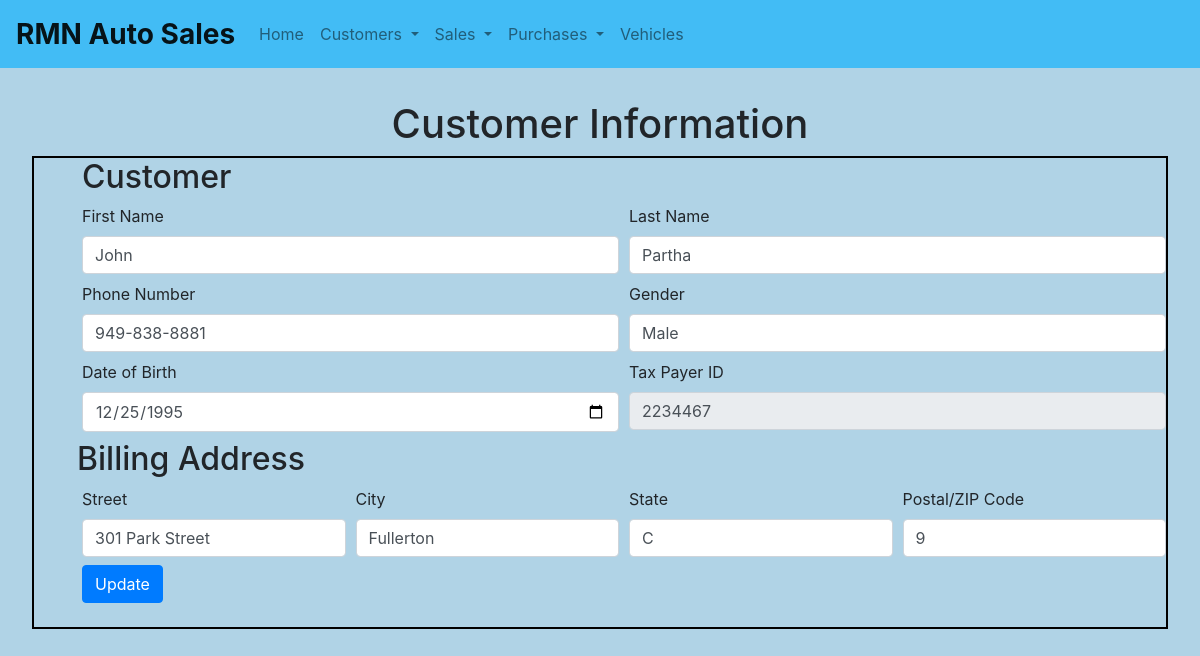
Before: /view_customer.php?taxid=2234467 with the older database file.
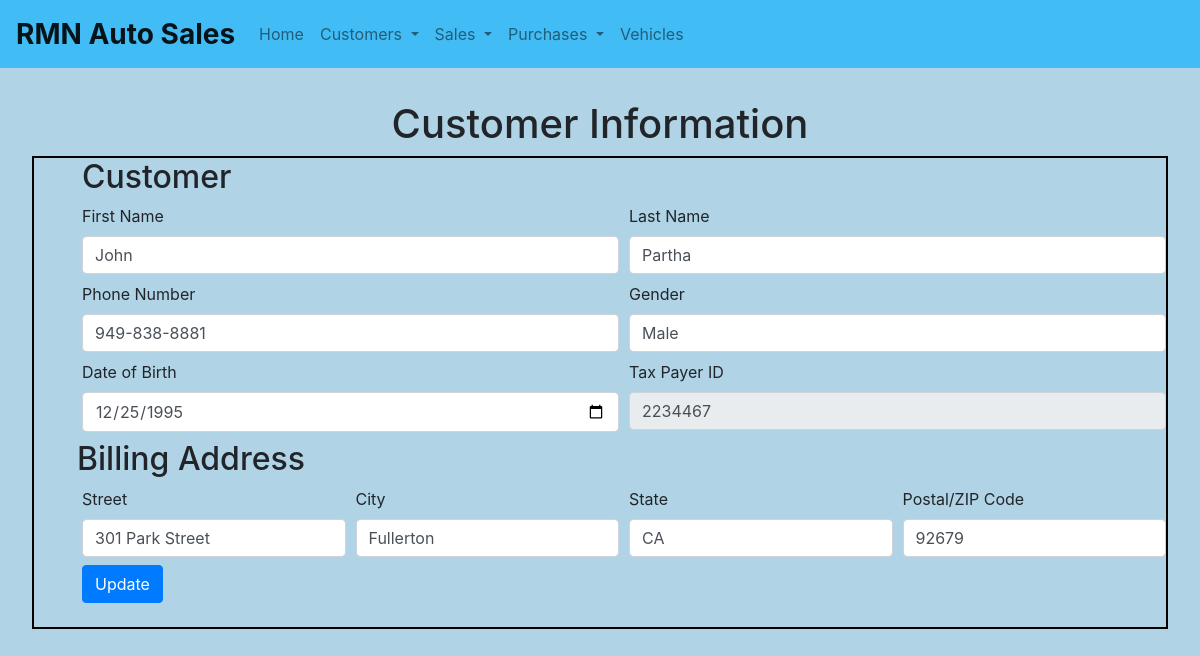
After: the same page with the newer database file.
### tables this page shows
CREATE TABLE `Customer` (
  `tax_id` int PRIMARY KEY,
  `first_name` varchar(255),
  `last_name` varchar(255),
  `phone_number` varchar(255),
  `gender` varchar(255),
  `dob` datetime
);

CREATE TABLE `Customer_Location` (
  `tax_id` int,
  `location_id` int
);

CREATE TABLE `Location` (
  `location_id` int PRIMARY KEY AUTO_INCREMENT,
  `address` varchar(255),
  `city` varchar(255),
  `state` varchar(2),
  `ZIP` varchar(10)
);

### view_customer.php (the view, shortened to what this page needs)
<?php
    require_once 'header.php';
    $method = $_SERVER['REQUEST_METHOD'];
    if ($method == "GET")
    {
        $tax_id = $_GET['taxid'];
        $statement = $db->prepare("SELECT * FROM Customer WHERE Customer.tax_id = ?");
        $statement->bindParam(1, $tax_id, PDO::PARAM_INT);
        $result_set = $statement->execute();
        $customer = $statement->fetchAll(PDO::FETCH_ASSOC);
        $customer = $customer[0];
        $customer['dob'] = date('Y-m-d', strtotime($customer['dob']));
?>
<h1>Customer Information</h1>
<form action='view_customer.php' method='post' style="padding-left: 3em;">
    <div class="form-row">
        <div class="col">
            <h2>Customer</h2>
        </div>
    </div>
    <div class='form-row'>
        <div class='col'>
            <label for="firstName">First Name</label>
            <input type="text" class="form-control" name="firstName" id="firstName" value="<?php echo $customer['first_name']; ?>" required>
        </div>
        <div class='col'>
            <label for="lastName">Last Name</label>
            <input type="text" class="form-control" name="lastName" id="lastName" value="<?php echo $customer['last_name']; ?>" required>
        </div>
    </div>
    <div class='form-row'>
        <div class='col'>
            <label for="phoneNumber">Phone Number</label>
            <input type="tel" class="form-control" name="phoneNumber" id="phoneNumber" value="<?php echo $customer['phone_number']; ?>" required>
        </div>
        <div class='col'>
            <label for="gender">Gender</label>
            <input type="tel" class="form-control" name="gender" id="gender" value="<?php echo $customer['gender']; ?>" required>
        </div>
    </div>
    <div class='form-row'>
        <div class='col'>
            <label for="dateOfBirth">Date of Birth</label>
            <input type="date" class="form-control" name="dateOfBirth" id="dateOfBirth" value="<?php echo $customer['dob']; ?>" required>
        </div>
        <div class='col'>
            <label for="taxPayerID">Tax Payer ID</label>
            <input type="text" class="form-control" name="taxPayerID" id="taxPayerID" value="<?php echo $customer['tax_id']; ?>" readonly>
        </div>
    </div>
    <div class="form-row">
        <h2>Billing Address</h2>
    </div>
    <?php
        $statement = $db->prepare("SELECT * FROM Customer_Location AS cl LEFT JOIN Location AS l ON cl.location_id = l.location_id WHERE cl.tax_id = ?;");
        $statement->bindParam(1, $tax_id, PDO::PARAM_INT);
        $result_set = $statement->execute();
        $results = $statement->fetchAll(PDO::FETCH_ASSOC);
        $location = $results[0];
    ?>
    <div class="form-row">
        <div class="col">
            <label for="street">Street</label>
            <input type="text" class="form-control" name="street" id="street" value="<?php echo $location['address'] ?>" required>
        </div>
        <div class="col">
            <label for="city">City</label>
            <input type="text" class="form-control" name="city" id="city" value="<?php echo $location['city'] ?>" required>
        </div>
        <div class="col">
            <label for="state">State</label>
            <input type="text" class="form-control" name="state" id="state" value="<?php echo $location['state'] ?>" required>
        </div>
        <div class="col">
            <label for="zip">Postal/ZIP Code</label>
            <input type="text" class="form-control" name="zip" id="zip" value="<?php echo $location['ZIP'] ?>" required>
        </div>
    </div>
    <div class="form-row">
        <div class="col">
            <button type="submit" class="btn btn-primary">Update</button>
        </div>
    </div>
</form>
<?php
    }
    require_once 'footer.php';
?>

### header.php (shortened to what this page needs)
<!DOCTYPE html>
<html>
<head>
    <link rel='stylesheet' type='text/css' href='style.css' />
    <link rel="stylesheet" href="https://maxcdn.bootstrapcdn.com/bootstrap/4.0.0/css/bootstrap.min.css">
    <link rel="stylesheet" href="style.css">
</head>
<body style="padding: 0;">
    <nav class="navbar navbar-expand-lg navbar-light"
    	style="background-color: #42bcf5">
    <a class="navbar-brand" href="#"
    	style="font-weight: bold; font-size: 28px;">RMN Auto Sales</a>
    <div class="collapse navbar-collapse" id="navbarSupportedContent">
        <ul class="navbar-nav mr-auto">
        <li class="nav-item">
            <a class="nav-link" href="index.php">Home</a>
        </li>
        <li class="nav-item dropdown">
            <a class="nav-link dropdown-toggle" href="#" id="navbarDropdown" role="button" data-toggle="dropdown" aria-haspopup="true" aria-expanded="false">
            Customers
            </a>
        </li>
        <li class="nav-item dropdown">
            <a class="nav-link dropdown-toggle" href="#" id="navbarDropdown" role="button" data-toggle="dropdown" aria-haspopup="true" aria-expanded="false">
            Sales
            </a>
        </li>
        <li class="nav-item dropdown">
            <a class="nav-link dropdown-toggle" href="#" id="navbarDropdown" role="button" data-toggle="dropdown" aria-haspopup="true" aria-expanded="false">
            Purchases
            </a>
        </li>
        <li class="nav-item">
            <a class="nav-link" href="vehicles_list.php?page=0">Vehicles</a>
        </li>
        </ul>
        </div>
    </nav>
    <div class='main-div'>

### footer.php (shortened to what this page needs)
</div>
</body>
</html>

### style.css (style rules this page uses)
.main-div { padding: 2em; }
body { background-color: #b0d3e6; padding: 0 15% ; }
form label { display: block; }
form input { margin-bottom: 8px; }
form { border: 2px solid black; padding-bottom: 8px; }
form button { margin-bottom: 1em; }
h1 { text-align: center; }

Changed rows visible on the page:
changed through a linked row, customer_location "301 Park Street": state "C" → "CA"; zip "9" → "92679"
